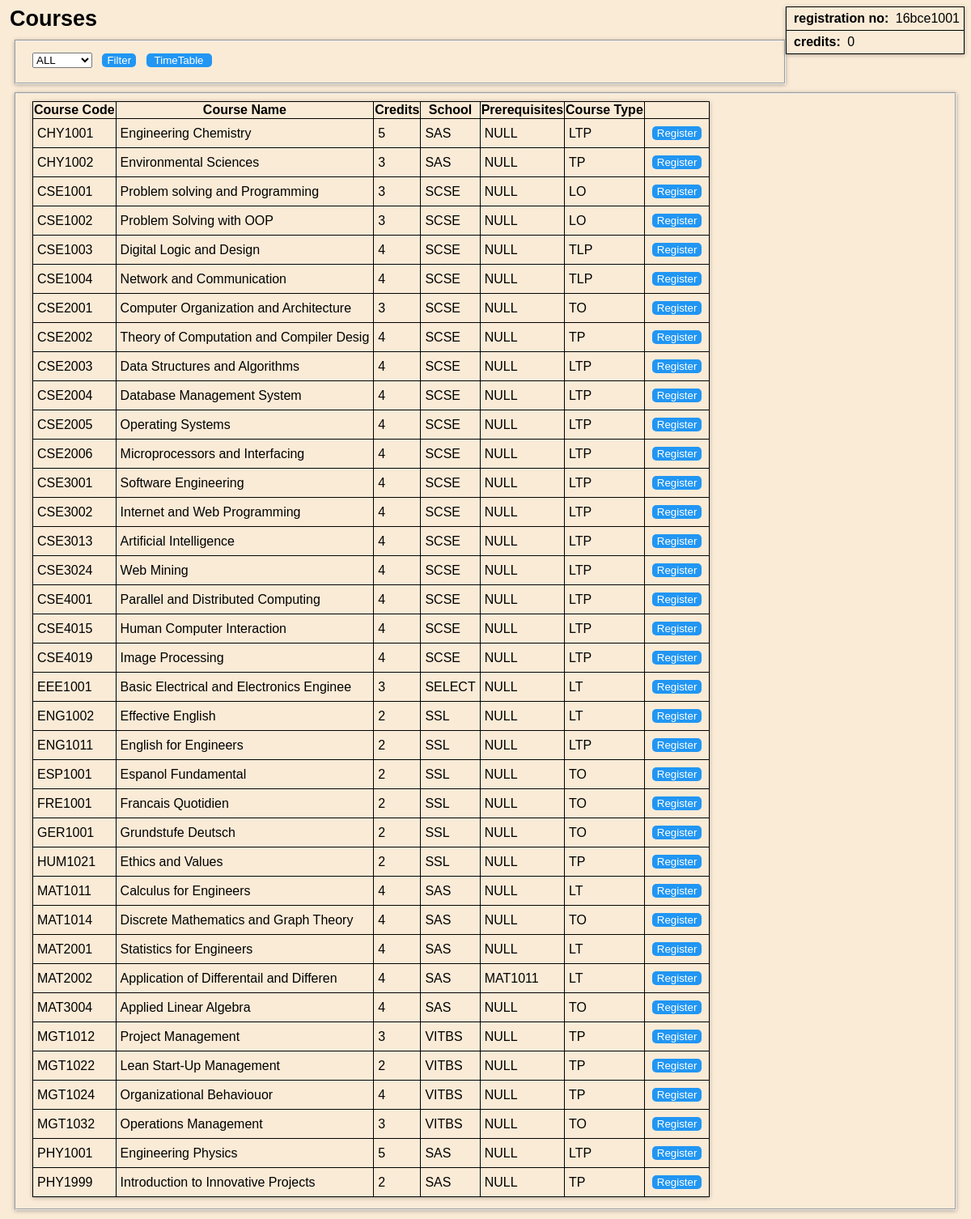
The page /courses.php (signed in) on the database its author committed.
### tables this page shows
CREATE TABLE `student` (
  `name` varchar(30) DEFAULT NULL,
  `regno` varchar(9) NOT NULL,
  `email` varchar(30) DEFAULT NULL,
  `pass` varchar(15) DEFAULT NULL,
  `credits` int(11) NOT NULL DEFAULT '0',
  `class` varchar(100) NOT NULL
);

CREATE TABLE `courses` (
  `code` varchar(7) NOT NULL,
  `course_name` varchar(40) DEFAULT NULL,
  `credits` int(11) DEFAULT NULL,
  `school` varchar(6) DEFAULT NULL,
  `prereq` varchar(10) DEFAULT NULL,
  `type` varchar(3) DEFAULT NULL
);

### courses.php (the view, shortened to what this page needs)
<?php
  $db=mysqli_connect('localhost','root','','courseReg') or die("Connection failed");
?>
<html>
  <head>
  </head>
  <body>
    <span id="heading">Courses</span>
    <?php
      $cred="select credits from student where regno='".$_SESSION["REG"]."';";
      $creds=mysqli_query($db,$cred);
      $result1=mysqli_fetch_array($creds);
      echo "<table id='det'>";
      echo "<tr> <td> <b>registration no:</b> ".$_SESSION["REG"]."</td></tr>";
      echo "<tr> <td> <b>credits:</b> ".$result1['credits']."</td></tr>";
      echo "</table>";
    ?>
    <fieldset>
    <form method="post" action="courses.php">
      <select name='filter'>
        <option  value="ALL">ALL</option>
      </select>
      <input type="Submit" value='Filter'>
      <button type="submit"><a href="time.php">TimeTable</a></button>
    </form>
  </fieldset>
  <fieldset>
    <form method="get" action="register.php">
      <table>
        <tr>
          <th>Course Code</th>
          <th>Course Name</th>
          <th>Credits</th>
          <th>School</th>
          <th>Prerequisites</th>
          <th>Course Type</th>
          <th></th>
        </tr>
        <?php
        $filter="";
        if($filter=="ALL" || !isset($_POST['filter']))
          $query="SELECT * FROM courses;";
        else
          $query="SELECT * FROM courses WHERE school='".$_POST['filter']."';";
        mysqli_query($db,$query);
        $result=mysqli_query($db,$query);
        while($row=mysqli_fetch_array($result)){
          echo '<tr>';
          echo '<td>'.$row['code'].'</td>';
          echo '<td>'.$row['course_name'].'</td>';
          echo '<td>'.$row['credits'].'</td>';
          echo '<td>'.$row['school'].'</td>';
          echo '<td>'.$row['prereq'].'</td>';
          echo '<td>'.$row['type'].'</td>';
          echo "<td> <button type='submit' name='CourseName' value=".$row['code'].">Register</button></td>";
          echo '</tr>';
        }
        echo '</table>';
        ?>
      </form>
    </fieldset>
    </body>
  </html>

### courses.php (style rules this page uses)
* { margin:4px; }
body { font-family:sans-serif; background-color: #faebd7; }
table { border-collapse: collapse; box-shadow: 0px 1px 5px rgba(0, 0, 0, 0.3); }
tr,td,th { border-style:solid; border-width: thin; }
#heading { font-weight: bolder; font-size: 27px; }
input, button { background: #2196F3; border: none; left: 0; color: #fff; bottom: 0; border: 0px solid rgba(0, 0, 0, 0.1); border-radius:5px; transform: rotateZ(0deg); transition: all 0.1s ease-out; }
fieldset { box-shadow: 0px 1px 5px rgba(0, 0, 0, 0.3); margin:10px; }
#det { box-shadow: 0px 1px 5px rgba(0, 0, 0, 0.3); margin:0px; float: right; }
td { padding: 5px; }
a { color:#fff; text-decoration: none; }

### rows shown on the page
student: credits "0"
courses: code "CHY1001", course_name "Engineering Chemistry", credits "5", school "SAS", prereq "NULL", type "LTP"
courses: code "CHY1002", course_name "Environmental Sciences", credits "3", school "SAS", prereq "NULL", type "TP"
courses: code "CSE1001", course_name "Problem solving and Programming", credits "3", school "SCSE", prereq "NULL", type "LO"
courses: code "CSE1002", course_name "Problem Solving with OOP", credits "3", school "SCSE", prereq "NULL", type "LO"
courses: code "CSE1003", course_name "Digital Logic and Design", credits "4", school "SCSE", prereq "NULL", type "TLP"
courses: code "CSE1004", course_name "Network and Communication", credits "4", school "SCSE", prereq "NULL", type "TLP"
courses: code "CSE2001", course_name "Computer Organization and Architecture", credits "3", school "SCSE", prereq "NULL", type "TO"
courses: code "CSE2002", course_name "Theory of Computation and Compiler Desig", credits "4", school "SCSE", prereq "NULL", type "TP"
courses: code "CSE2003", course_name "Data Structures and Algorithms", credits "4", school "SCSE", prereq "NULL", type "LTP"
courses: code "CSE2004", course_name "Database Management System", credits "4", school "SCSE", prereq "NULL", type "LTP"
courses: code "CSE2005", course_name "Operating Systems", credits "4", school "SCSE", prereq "NULL", type "LTP"
courses: code "CSE2006", course_name "Microprocessors and Interfacing", credits "4", school "SCSE", prereq "NULL", type "LTP"
courses: code "CSE3001", course_name "Software Engineering", credits "4", school "SCSE", prereq "NULL", type "LTP"
courses: code "CSE3002", course_name "Internet and Web Programming", credits "4", school "SCSE", prereq "NULL", type "LTP"
courses: code "CSE3013", course_name "Artificial Intelligence", credits "4", school "SCSE", prereq "NULL", type "LTP"
courses: code "CSE3024", course_name "Web Mining", credits "4", school "SCSE", prereq "NULL", type "LTP"
courses: code "CSE4001", course_name "Parallel and Distributed Computing", credits "4", school "SCSE", prereq "NULL", type "LTP"
courses: code "CSE4015", course_name "Human Computer Interaction", credits "4", school "SCSE", prereq "NULL", type "LTP"
courses: code "CSE4019", course_name "Image Processing", credits "4", school "SCSE", prereq "NULL", type "LTP"
courses: code "EEE1001", course_name "Basic Electrical and Electronics Enginee", credits "3", school "SELECT", prereq "NULL", type "LT"
courses: code "ENG1002", course_name "Effective English", credits "2", school "SSL", prereq "NULL", type "LT"
courses: code "ENG1011", course_name "English for Engineers", credits "2", school "SSL", prereq "NULL", type "LTP"
courses: code "ESP1001", course_name "Espanol Fundamental", credits "2", school "SSL", prereq "NULL", type "TO"
courses: code "FRE1001", course_name "Francais Quotidien", credits "2", school "SSL", prereq "NULL", type "TO"
courses: code "GER1001", course_name "Grundstufe Deutsch", credits "2", school "SSL", prereq "NULL", type "TO"
courses: code "HUM1021", course_name "Ethics and Values", credits "2", school "SSL", prereq "NULL", type "TP"
courses: code "MAT1011", course_name "Calculus for Engineers", credits "4", school "SAS", prereq "NULL", type "LT"
courses: code "MAT1014", course_name "Discrete Mathematics and Graph Theory", credits "4", school "SAS", prereq "NULL", type "TO"
courses: code "MAT2001", course_name "Statistics for Engineers", credits "4", school "SAS", prereq "NULL", type "LT"
courses: code "MAT2002", course_name "Application of Differentail and Differen", credits "4", school "SAS", prereq "MAT1011", type "LT"
courses: code "MAT3004", course_name "Applied Linear Algebra", credits "4", school "SAS", prereq "NULL", type "TO"
courses: code "MGT1012", course_name "Project Management", credits "3", school "VITBS", prereq "NULL", type "TP"
courses: code "MGT1022", course_name "Lean Start-Up Management", credits "2", school "VITBS", prereq "NULL", type "TP"
courses: code "MGT1024", course_name "Organizational Behaviouor", credits "4", school "VITBS", prereq "NULL", type "TP"
courses: code "MGT1032", course_name "Operations Management", credits "3", school "VITBS", prereq "NULL", type "TO"
courses: code "PHY1001", course_name "Engineering Physics", credits "5", school "SAS", prereq "NULL", type "LTP"
courses: code "PHY1999", course_name "Introduction to Innovative Projects", credits "2", school "SAS", prereq "NULL", type "TP"

### other values the page prints
$_SESSION["REG"] "16bce1001"
